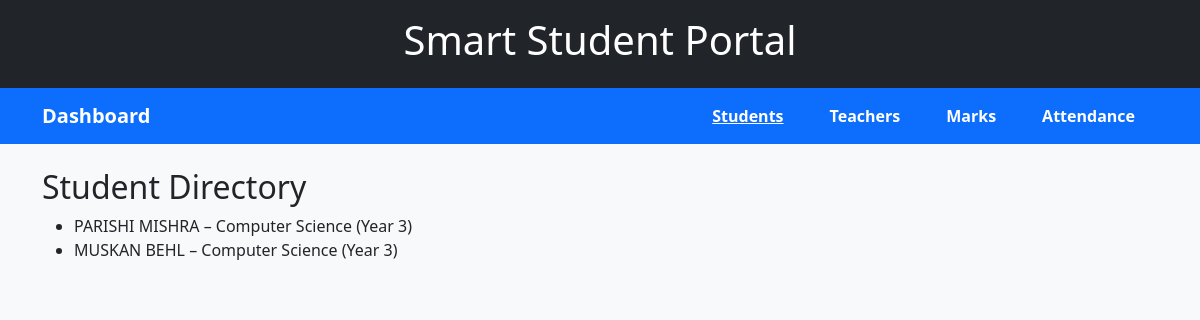
The page /students/ on the database its author committed.
### home/models.py (models this page shows, shortened)
class Student(models.Model):
    Name = models.CharField(max_length=100)
    Roll_no = models.CharField(max_length=20, unique=True)
    Email = models.EmailField(unique=True)
    Course = models.CharField(max_length=50)
    Year = models.IntegerField()

### home/views.py (the view)
# urls.py: path('students/', views.students, name='students'),
def students(request):
    student_list = Student.objects.all()
    return render(request, "home/students.html", {"students": student_list})

### home/templates/home/students.html (shortened to what this page needs)
{% extends "home/base.html" %}
{% block content %}
    <h2>Student Directory</h2>
    <ul>
        {% for student in students %}
            <li>{{ student.Name }} – {{ student.Course }} (Year {{ student.Year }})</li>
        {% empty %}
            <li>No students found.</li>
        {% endfor %}
    </ul>
{% endblock %}

### rows shown on the page
Student: Name "PARISHI MISHRA", Course "Computer Science", Year "3"
Student: Name "MUSKAN BEHL", Course "Computer Science", Year "3"
